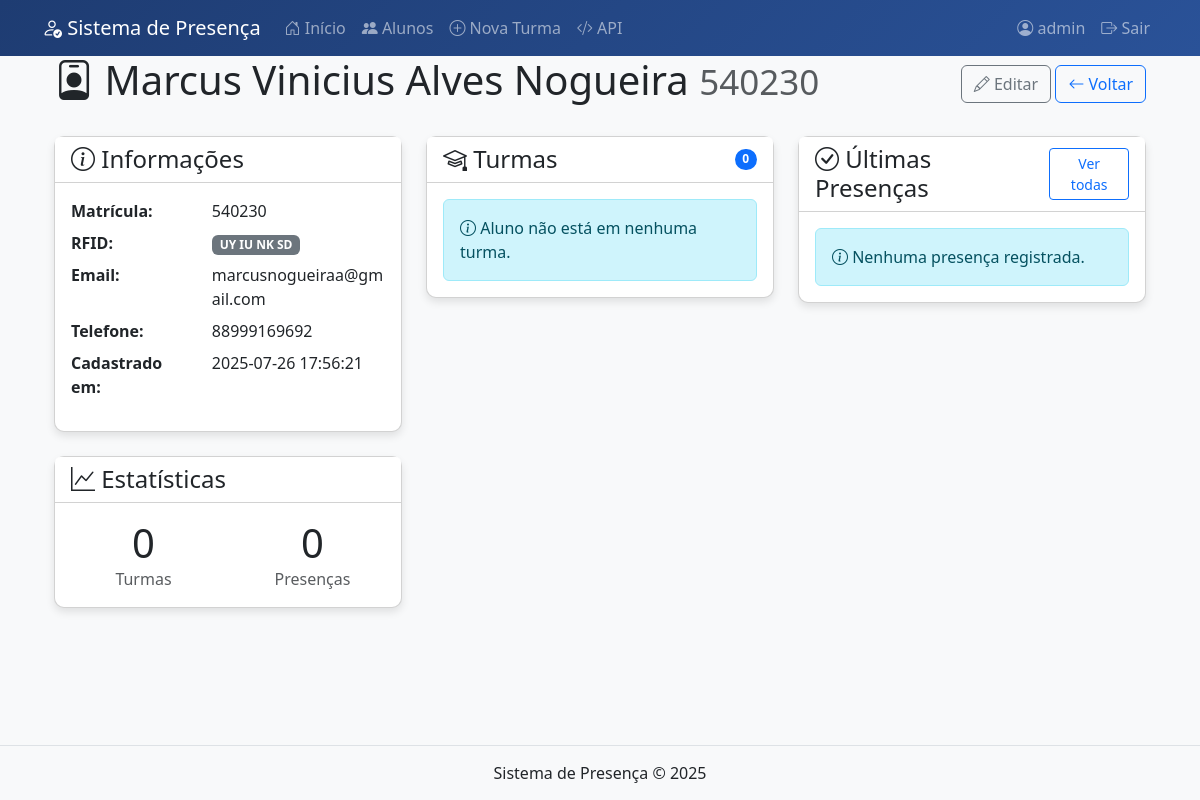
The app's page /alunos/2 (signed in), older data.
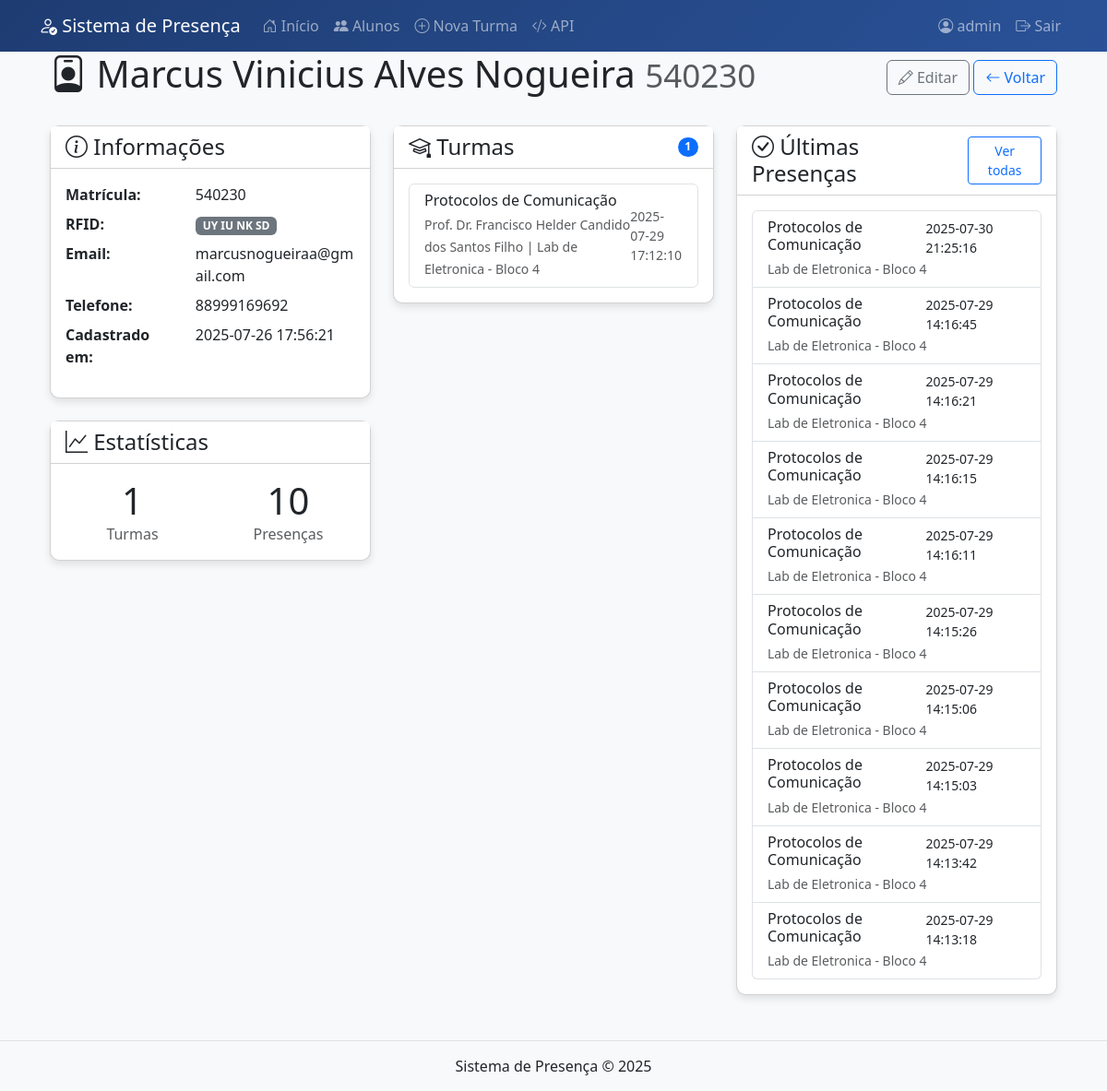
The same page, newer data.
### tables this page shows
CREATE TABLE alunos (
                id INTEGER PRIMARY KEY AUTOINCREMENT,
                nome TEXT NOT NULL,
                matricula TEXT UNIQUE NOT NULL,
                rfid TEXT UNIQUE,
                foto TEXT,
                email TEXT,
                telefone TEXT,
                data_cadastro DATETIME DEFAULT CURRENT_TIMESTAMP);

CREATE TABLE aluno_turma (
                id INTEGER PRIMARY KEY AUTOINCREMENT,
                aluno_id INTEGER NOT NULL,
                turma_id TEXT NOT NULL,
                data_inscricao DATETIME DEFAULT CURRENT_TIMESTAMP,
                FOREIGN KEY(aluno_id) REFERENCES alunos(id) ON DELETE CASCADE,
                FOREIGN KEY(turma_id) REFERENCES turmas(id) ON DELETE CASCADE,
                UNIQUE(aluno_id, turma_id));

CREATE TABLE turmas (
                id TEXT PRIMARY KEY,
                nome_turma TEXT,
                professor TEXT,
                sala TEXT);

CREATE TABLE presencas (
                id INTEGER PRIMARY KEY AUTOINCREMENT,
                aluno_id INTEGER NOT NULL,
                turma_id TEXT NOT NULL,
                data_hora DATETIME NOT NULL,
                FOREIGN KEY(aluno_id) REFERENCES alunos(id) ON DELETE CASCADE,
                FOREIGN KEY(turma_id) REFERENCES turmas(id) ON DELETE CASCADE);

### app.py (the view)
@app.route('/alunos/<int:aluno_id>')
@login_required
def detalhes_aluno(aluno_id):
    conn = sqlite3.connect(DATABASE)
    conn.row_factory = sqlite3.Row
    c = conn.cursor()
    aluno = c.execute('SELECT * FROM alunos WHERE id = ?', (aluno_id,)).fetchone()
    if not aluno:
        flash('Aluno não encontrado!', 'danger')
        return redirect(url_for('listar_alunos'))
    c.execute('''
        SELECT t.id, t.nome_turma, t.professor, t.sala, at.data_inscricao
        FROM aluno_turma at
        JOIN turmas t ON at.turma_id = t.id
        WHERE at.aluno_id = ?
        ORDER BY t.nome_turma
    ''', (aluno_id,))
    turmas = c.fetchall()
    c.execute('''
        SELECT p.data_hora, t.nome_turma, t.sala
        FROM presencas p
        JOIN turmas t ON p.turma_id = t.id
        WHERE p.aluno_id = ?
        ORDER BY p.data_hora DESC
        LIMIT 10
    ''', (aluno_id,))
    presencas = c.fetchall()
    c.execute('SELECT COUNT(*) FROM presencas WHERE aluno_id = ?', (aluno_id,))
    total_presencas = c.fetchone()[0]
    c.execute('SELECT COUNT(DISTINCT turma_id) FROM aluno_turma WHERE aluno_id = ?', (aluno_id,))
    total_turmas = c.fetchone()[0]
    conn.close()
    return render_template('alunos/detalhes.html',
                         aluno=aluno,
                         turmas=turmas,
                         presencas=presencas,
                         total_presencas=total_presencas,
                         total_turmas=total_turmas)

### app.py (called while the page is built)
def login_required(f):
    @wraps(f)
    def decorated_function(*args, **kwargs):
        if 'logged_in' not in session:
            flash('Por favor, faça login para acessar esta página.', 'danger')
            return redirect(url_for('login'))
        return f(*args, **kwargs)
    return decorated_function

### templates/alunos/detalhes.html (shortened to what this page needs)
{% extends "base.html" %}
{% block content %}
<div class="container">
    <div class="d-flex justify-content-between align-items-center mb-4">
        <h1>
            <i class="bi bi-person-badge"></i> {{ aluno['nome'] }}
            <small class="text-muted">{{ aluno['matricula'] }}</small>
        </h1>
        <div>
            <a href="{{ url_for('editar_aluno', aluno_id=aluno['id']) }}" class="btn btn-outline-secondary">
                <i class="bi bi-pencil"></i> Editar
            </a>
            <a href="{{ url_for('listar_alunos') }}" class="btn btn-outline-primary">
                <i class="bi bi-arrow-left"></i> Voltar
            </a>
        </div>
    </div>
    <div class="row">
        <div class="col-md-4 mb-4">
            <div class="card">
                <div class="card-header bg-white">
                    <h4 class="mb-0"><i class="bi bi-info-circle"></i> Informações</h4>
                </div>
                <div class="card-body">
                    <dl class="row">
                        <dt class="col-sm-5">Matrícula:</dt>
                        <dd class="col-sm-7">{{ aluno['matricula'] }}</dd>
                        <dt class="col-sm-5">RFID:</dt>
                        <dd class="col-sm-7">
                            {% if aluno['rfid'] %}
                            <span class="badge bg-secondary">{{ aluno['rfid'] }}</span>
                            {% else %}
                            <span class="text-muted">Não cadastrado</span>
                            {% endif %}
                        </dd>
                        <dt class="col-sm-5">Email:</dt>
                        <dd class="col-sm-7">{{ aluno['email'] or '-' }}</dd>
                        <dt class="col-sm-5">Telefone:</dt>
                        <dd class="col-sm-7">{{ aluno['telefone'] or '-' }}</dd>
                        <dt class="col-sm-5">Cadastrado em:</dt>
                        <dd class="col-sm-7">{{ aluno['data_cadastro'] }}</dd>
                    </dl>
                </div>
            </div>
            <div class="card mt-4">
                <div class="card-header bg-white">
                    <h4 class="mb-0"><i class="bi bi-graph-up"></i> Estatísticas</h4>
                </div>
                <div class="card-body">
                    <div class="row text-center">
                        <div class="col-6">
                            <div class="display-6">{{ total_turmas }}</div>
                            <div class="text-muted">Turmas</div>
                        </div>
                        <div class="col-6">
                            <div class="display-6">{{ total_presencas }}</div>
                            <div class="text-muted">Presenças</div>
                        </div>
                    </div>
                </div>
            </div>
        </div>
        <div class="col-md-4 mb-4">
            <div class="card">
                <div class="card-header bg-white d-flex justify-content-between align-items-center">
                    <h4 class="mb-0"><i class="bi bi-mortarboard"></i> Turmas</h4>
                    <span class="badge bg-primary rounded-pill">{{ turmas|length }}</span>
                </div>
                <div class="card-body">
                    {% if not turmas %}
                    <div class="alert alert-info mb-0">
                        <i class="bi bi-info-circle"></i> Aluno não está em nenhuma turma.
                    </div>
                    {% else %}
                    <div class="list-group">
                        {% for turma in turmas %}
                        <div class="list-group-item d-flex justify-content-between align-items-center">
                            <div>
                                <h6 class="mb-1">{{ turma['nome_turma'] }}</h6>
                                <small class="text-muted">
                                    {{ turma['professor'] }} | {{ turma['sala'] }}
                                </small>
                            </div>
                            <small class="text-muted">{{ turma['data_inscricao'] }}</small>
                        </div>
                        {% endfor %}
                    </div>
                    {% endif %}
                </div>
            </div>
        </div>
        <div class="col-md-4 mb-4">
            <div class="card">
                <div class="card-header bg-white d-flex justify-content-between align-items-center">
                    <h4 class="mb-0"><i class="bi bi-check-circle"></i> Últimas Presenças</h4>
                    <a href="#" class="btn btn-sm btn-outline-primary">Ver todas</a>
                </div>
                <div class="card-body">
                    {% if not presencas %}
                    <div class="alert alert-info mb-0">
                        <i class="bi bi-info-circle"></i> Nenhuma presença registrada.
                    </div>
                    {% else %}
                    <div class="list-group">
                        {% for presenca in presencas %}
                        <div class="list-group-item">
                            <div class="d-flex w-100 justify-content-between">
                                <h6 class="mb-1">{{ presenca['nome_turma'] }}</h6>
                                <small>{{ presenca['data_hora'] }}</small>
                            </div>
                            <small class="text-muted">{{ presenca['sala'] }}</small>
                        </div>
                        {% endfor %}
                    </div>
                    {% endif %}
                </div>
            </div>
        </div>
    </div>
</div>
{% endblock %}

### templates/base.html (shortened to what this page needs)
<!DOCTYPE html>
<html lang="pt-BR">
<head>
    <link href="https://cdn.jsdelivr.net/npm/bootstrap@5.3.0/dist/css/bootstrap.min.css" rel="stylesheet">
    <link rel="stylesheet" href="https://cdn.jsdelivr.net/npm/bootstrap-icons@1.10.0/font/bootstrap-icons.css">
</head>
<body>
    <nav class="navbar navbar-expand-lg navbar-dark navbar-custom">
        <div class="container">
            <a class="navbar-brand" href="{{ url_for('index') }}">
                <i class="bi bi-person-check"></i> Sistema de Presença
            </a>
            <div class="collapse navbar-collapse" id="navbarNav">
                <ul class="navbar-nav me-auto">
                    {% if 'logged_in' in session %}
                        <li class="nav-item">
                            <a class="nav-link" href="{{ url_for('index') }}"><i class="bi bi-house-door"></i> Início</a>
                        </li>
                        <li class="nav-item">
                            <a class="nav-link" href="{{ url_for('listar_alunos') }}"><i class="bi bi-people-fill"></i> Alunos</a>
                        </li>
                        <li class="nav-item">
                            <a class="nav-link" href="{{ url_for('nova_turma') }}"><i class="bi bi-plus-circle"></i> Nova Turma</a>
                        </li>
                        <li class="nav-item">
                            <a class="nav-link" href="{{ url_for('api_ajuda') }}"><i class="bi bi-code-slash"></i> API</a>
                        </li>
                    {% endif %}
                </ul>
                <ul class="navbar-nav">
                    {% if 'logged_in' in session %}
                        <li class="nav-item">
                            <span class="nav-link"><i class="bi bi-person-circle"></i> {{ session['username'] }}</span>
                        </li>
                        <li class="nav-item">
                            <a class="nav-link" href="{{ url_for('logout') }}"><i class="bi bi-box-arrow-right"></i> Sair</a>
                        </li>
                    {% else %}
                        <li class="nav-item">
                            <a class="nav-link" href="{{ url_for('login') }}"><i class="bi bi-box-arrow-in-right"></i> Login</a>
                        </li>
                    {% endif %}
                </ul>
            </div>
        </div>
    </nav>
    <div class="container">
        {% block content %}{% endblock %}
    </div>
    <footer>
        <div class="container text-center">
            <p class="mb-0">Sistema de Presença &copy; {{ now.year if now else '2025' }}</p>
        </div>
    </footer>
</body>
</html>

### templates/base.html (style rules this page uses)
body { background-color: #f8f9fa; padding-bottom: 60px; }
.card { border-radius: 10px; box-shadow: 0 4px 8px rgba(0,0,0,0.1); transition: transform 0.3s; margin-bottom: 20px; }
footer { position: fixed; bottom: 0; width: 100%; background-color: #f8f9fa; border-top: 1px solid #dee2e6; padding: 15px 0; }
.navbar-custom { background: linear-gradient(135deg, #1e3c72, #2a5298); }

Row changes from the older to the newer data that the page shows:
added aluno_turma: nome_turma "Protocolos de Comunicação", professor "Prof. Dr. Francisco Helder Candido dos Santos Filho", sala "Lab de Eletronica - Bloco 4", data_inscricao "2025-07-29 17:12:10"
added presencas: nome_turma "Protocolos de Comunicação", data_hora "2025-07-30 21:25:16", sala "Lab de Eletronica - Bloco 4"
added presencas: nome_turma "Protocolos de Comunicação", data_hora "2025-07-29 14:16:45", sala "Lab de Eletronica - Bloco 4"
added presencas: nome_turma "Protocolos de Comunicação", data_hora "2025-07-29 14:16:21", sala "Lab de Eletronica - Bloco 4"
added presencas: nome_turma "Protocolos de Comunicação", data_hora "2025-07-29 14:16:15", sala "Lab de Eletronica - Bloco 4"
added presencas: nome_turma "Protocolos de Comunicação", data_hora "2025-07-29 14:16:11", sala "Lab de Eletronica - Bloco 4"
added presencas: nome_turma "Protocolos de Comunicação", data_hora "2025-07-29 14:15:26", sala "Lab de Eletronica - Bloco 4"
added presencas: nome_turma "Protocolos de Comunicação", data_hora "2025-07-29 14:15:06", sala "Lab de Eletronica - Bloco 4"
added presencas: nome_turma "Protocolos de Comunicação", data_hora "2025-07-29 14:15:03", sala "Lab de Eletronica - Bloco 4"
added presencas: nome_turma "Protocolos de Comunicação", data_hora "2025-07-29 14:13:42", sala "Lab de Eletronica - Bloco 4"
added presencas: nome_turma "Protocolos de Comunicação", data_hora "2025-07-29 14:13:18", sala "Lab de Eletronica - Bloco 4"
Text that changed along with them:
{{ total_turmas }}: "0" → "1"
{{ total_presencas }}: "0" → "10"
{{ turmas|length }}: "0" → "1"
text no longer shown: "Aluno não está em nenhuma turma. Nenhuma presença registrada."
